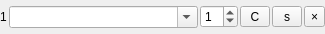
<?xml version="1.0" encoding="UTF-8"?>
<ui version="4.0">
 <class>Form</class>
 <widget class="QWidget" name="Form">
  <property name="geometry">
   <rect>
    <x>0</x>
    <y>0</y>
    <width>325</width>
    <height>34</height>
   </rect>
  </property>
  <property name="windowTitle">
   <string>Form</string>
  </property>
  <layout class="QHBoxLayout" name="horizontalLayout">
   <property name="spacing">
    <number>2</number>
   </property>
   <property name="leftMargin">
    <number>0</number>
   </property>
   <property name="topMargin">
    <number>0</number>
   </property>
   <property name="rightMargin">
    <number>0</number>
   </property>
   <property name="bottomMargin">
    <number>0</number>
   </property>
   <item>
    <widget class="QLabel" name="label_layer_index">
     <property name="toolTip">
      <string>layer index</string>
     </property>
     <property name="text">
      <string>1</string>
     </property>
    </widget>
   </item>
   <item>
    <widget class="QComboBox" name="comboBox_label">
     <property name="sizePolicy">
      <sizepolicy hsizetype="Expanding" vsizetype="Fixed">
       <horstretch>0</horstretch>
       <verstretch>0</verstretch>
      </sizepolicy>
     </property>
     <property name="toolTip">
      <string>layer label</string>
     </property>
     <property name="editable">
      <bool>true</bool>
     </property>
    </widget>
   </item>
   <item>
    <widget class="QSpinBox" name="spinBox_cast">
     <property name="toolTip">
      <string>casting value for masking</string>
     </property>
     <property name="minimum">
      <number>-9</number>
     </property>
     <property name="maximum">
      <number>9</number>
     </property>
     <property name="value">
      <number>1</number>
     </property>
    </widget>
   </item>
   <item>
    <widget class="ColorButton" name="toolButton_color">
     <property name="sizePolicy">
      <sizepolicy hsizetype="Fixed" vsizetype="Fixed">
       <horstretch>0</horstretch>
       <verstretch>0</verstretch>
      </sizepolicy>
     </property>
     <property name="minimumSize">
      <size>
       <width>30</width>
       <height>0</height>
      </size>
     </property>
     <property name="maximumSize">
      <size>
       <width>30</width>
       <height>16777215</height>
      </size>
     </property>
     <property name="toolTip">
      <string>layer color</string>
     </property>
     <property name="text">
      <string>C</string>
     </property>
    </widget>
   </item>
   <item>
    <widget class="QToolButton" name="toolButton_shape">
     <property name="sizePolicy">
      <sizepolicy hsizetype="Fixed" vsizetype="Fixed">
       <horstretch>0</horstretch>
       <verstretch>0</verstretch>
      </sizepolicy>
     </property>
     <property name="minimumSize">
      <size>
       <width>30</width>
       <height>0</height>
      </size>
     </property>
     <property name="maximumSize">
      <size>
       <width>30</width>
       <height>16777215</height>
      </size>
     </property>
     <property name="text">
      <string>s</string>
     </property>
    </widget>
   </item>
   <item>
    <widget class="QToolButton" name="toolButton_delete">
     <property name="sizePolicy">
      <sizepolicy hsizetype="Fixed" vsizetype="Fixed">
       <horstretch>0</horstretch>
       <verstretch>0</verstretch>
      </sizepolicy>
     </property>
     <property name="toolTip">
      <string>remove shape</string>
     </property>
     <property name="text">
      <string>×</string>
     </property>
    </widget>
   </item>
  </layout>
 </widget>
 <customwidgets>
  <customwidget>
   <class>ColorButton</class>
   <extends>QToolButton</extends>
   <header>pyqtgraph</header>
  </customwidget>
 </customwidgets>
 <resources/>
 <connections/>
</ui>
